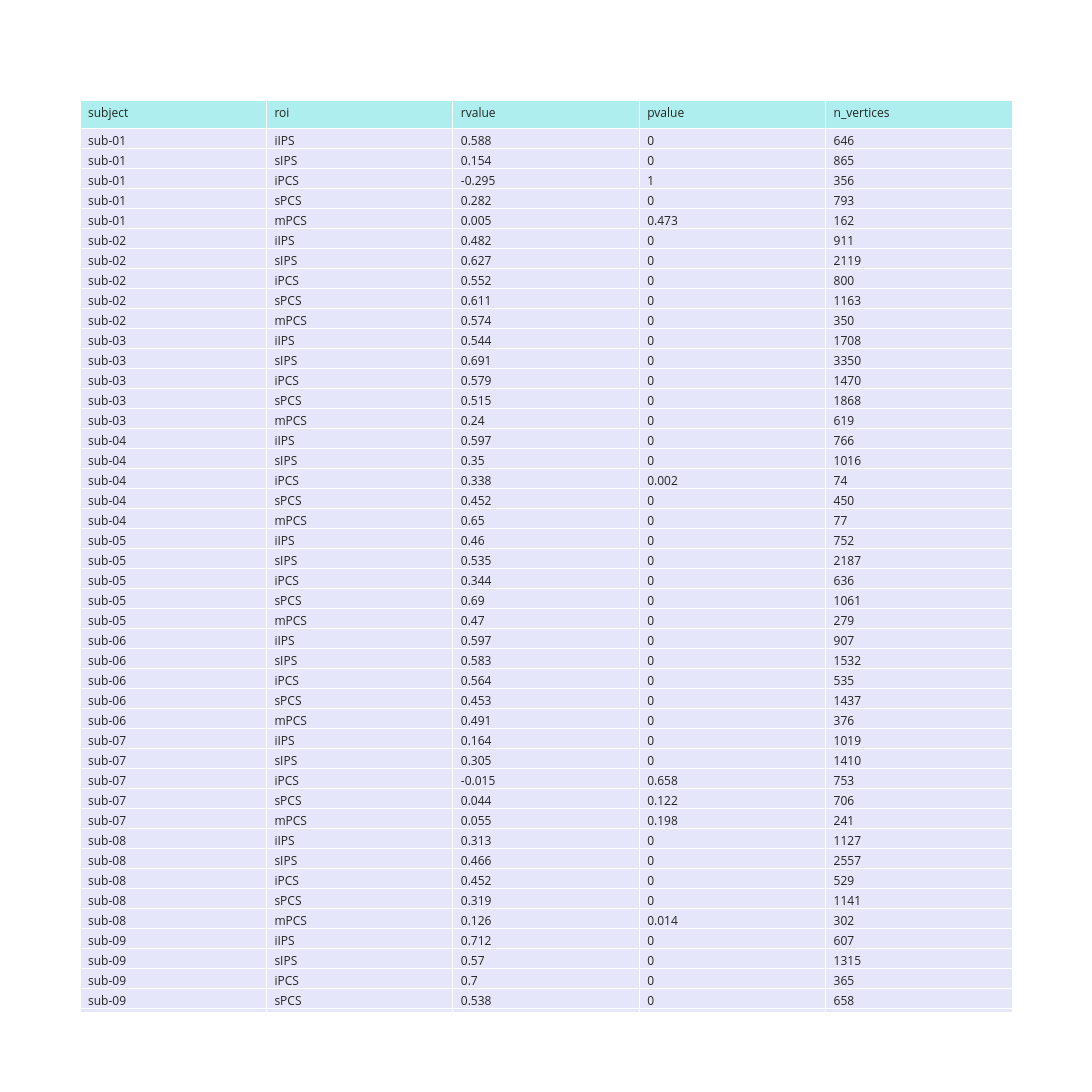

Notebook source saved alongside this figure:
### Code cell
fig = go.Figure()
fig.add_trace(go.Table(header=dict(values=list(df_stats.columns), 
                                   fill_color='paleturquoise', 
                                   align='left'), 
                       cells=dict(values=[df_stats[col].round(3) for col in df_stats.columns], 
                                  fill_color='lavender', 
                                  align='left')
                      ))

fig.update_layout(template='simple_white',
                  height=2500, 
                  width=1200)
# fig.write_image("/Users/uriel/Downloads/ecc_size_stats2.pdf".format(subject))
# fig.show()

### Figure 1 — Plotly figure (JSON) as saved in the notebook; plotly's stock layout.template omitted (floating-point values rounded to 4 significant figures; data arrays with more than 128 entries replaced by an {"elided": "..."} marker saying what was removed)
{"data": [{"cells": {"align": "left", "fill": {"color": "lavender"}, "values": {"elided": "5x100 mixed values"}}, "header": {"align": "left", "fill": {"color": "paleturquoise"}, "values": ["subject", "roi", "rvalue", "pvalue", "n_vertices"]}, "type": "table"}], "layout": {"height": 2500, "width": 1200}}
